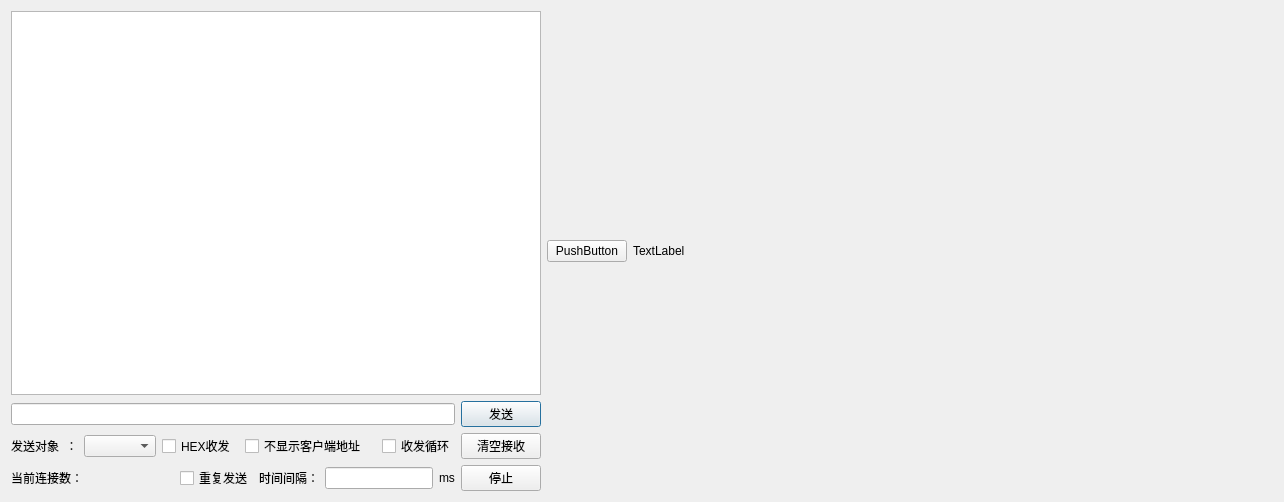
<?xml version="1.0" encoding="UTF-8"?>
<ui version="4.0">
 <class>Dialog</class>
 <widget class="QDialog" name="Dialog">
  <property name="geometry">
   <rect>
    <x>0</x>
    <y>0</y>
    <width>686</width>
    <height>488</height>
   </rect>
  </property>
  <property name="windowTitle">
   <string>TCP服务器</string>
  </property>
  <layout class="QGridLayout" name="gridLayout">
   <item row="0" column="2">
    <widget class="QLabel" name="label_5">
     <property name="minimumSize">
      <size>
       <width>640</width>
       <height>480</height>
      </size>
     </property>
     <property name="maximumSize">
      <size>
       <width>640</width>
       <height>480</height>
      </size>
     </property>
     <property name="text">
      <string>TextLabel</string>
     </property>
    </widget>
   </item>
   <item row="0" column="0">
    <layout class="QVBoxLayout" name="verticalLayout">
     <item>
      <widget class="QTextBrowser" name="msg"/>
     </item>
     <item>
      <layout class="QHBoxLayout" name="horizontalLayout_3">
       <item>
        <widget class="QLineEdit" name="sendMsg"/>
       </item>
       <item>
        <widget class="QPushButton" name="sendBtn">
         <property name="text">
          <string>发送</string>
         </property>
        </widget>
       </item>
      </layout>
     </item>
     <item>
      <layout class="QHBoxLayout" name="horizontalLayout_2">
       <item>
        <widget class="QLabel" name="label_2">
         <property name="text">
          <string>发送对象  ：</string>
         </property>
        </widget>
       </item>
       <item>
        <widget class="QComboBox" name="objectBox"/>
       </item>
       <item>
        <widget class="QCheckBox" name="hexCheckBox">
         <property name="text">
          <string>HEX收发 </string>
         </property>
        </widget>
       </item>
       <item>
        <widget class="QCheckBox" name="addrCheckBox">
         <property name="text">
          <string>不显示客户端地址   </string>
         </property>
        </widget>
       </item>
       <item>
        <widget class="QCheckBox" name="circleCheckBox">
         <property name="text">
          <string>收发循环</string>
         </property>
        </widget>
       </item>
       <item>
        <spacer name="horizontalSpacer_2">
         <property name="orientation">
          <enum>Qt::Horizontal</enum>
         </property>
         <property name="sizeHint" stdset="0">
          <size>
           <width>40</width>
           <height>20</height>
          </size>
         </property>
        </spacer>
       </item>
       <item>
        <widget class="QPushButton" name="clearBtn">
         <property name="text">
          <string>清空接收</string>
         </property>
        </widget>
       </item>
      </layout>
     </item>
     <item>
      <layout class="QHBoxLayout" name="horizontalLayout">
       <item>
        <widget class="QLabel" name="label">
         <property name="text">
          <string>当前连接数：</string>
         </property>
        </widget>
       </item>
       <item>
        <widget class="QLabel" name="num">
         <property name="text">
          <string/>
         </property>
        </widget>
       </item>
       <item>
        <spacer name="horizontalSpacer">
         <property name="orientation">
          <enum>Qt::Horizontal</enum>
         </property>
         <property name="sizeHint" stdset="0">
          <size>
           <width>40</width>
           <height>20</height>
          </size>
         </property>
        </spacer>
       </item>
       <item>
        <widget class="QCheckBox" name="loopCheckBox">
         <property name="text">
          <string>重复发送</string>
         </property>
        </widget>
       </item>
       <item>
        <widget class="QLabel" name="label_3">
         <property name="text">
          <string>时间间隔：</string>
         </property>
        </widget>
       </item>
       <item>
        <widget class="QLineEdit" name="periodLineEdit"/>
       </item>
       <item>
        <widget class="QLabel" name="label_4">
         <property name="text">
          <string>ms</string>
         </property>
        </widget>
       </item>
       <item>
        <widget class="QPushButton" name="loopStopBtn">
         <property name="text">
          <string>停止</string>
         </property>
        </widget>
       </item>
      </layout>
     </item>
    </layout>
   </item>
   <item row="0" column="1">
    <widget class="QPushButton" name="pushButton">
     <property name="text">
      <string>PushButton</string>
     </property>
    </widget>
   </item>
  </layout>
 </widget>
 <layoutdefault spacing="6" margin="11"/>
 <resources/>
 <connections/>
</ui>
